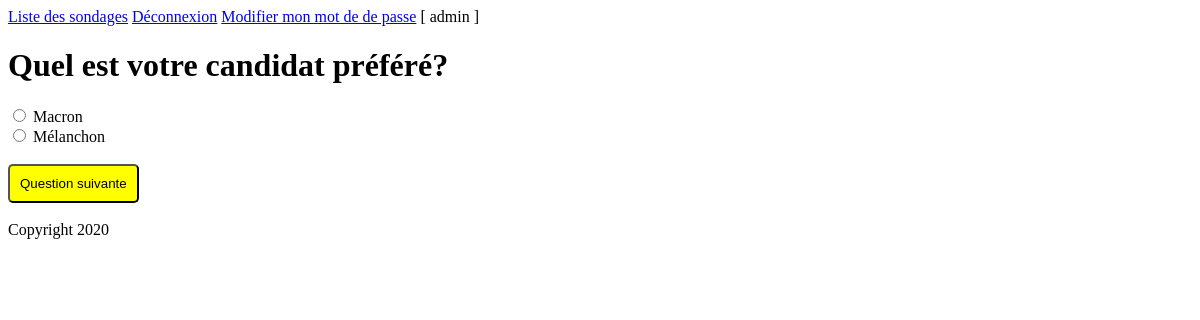
The app's page /repondre_sondage/1/0 (signed in) with its own data.
### appli/models.py (models this page shows, shortened)
class Question(models.Model):
    intitule = models.CharField(max_length=255)
    sondage = models.ForeignKey(Sondage, on_delete=models.CASCADE)
    proposition1 = models.CharField(max_length=255)
    proposition2 = models.CharField(max_length=255)
    proposition3 = models.CharField(max_length=255, blank=True)
    proposition4 = models.CharField(max_length=255, blank=True)

### appli/views.py (the view)
# urls.py: path('repondre_sondage/<int:id_sondage>/<int:id_question>', views.repondre_sondage, name='repondre_sondage'),
def repondre_sondage(request, id_sondage, id_question):
    sondage = Sondage.objects.filter(id=id_sondage).first()
    question = None
    for quest_act in sondage.question_set.all():
        if quest_act.id>id_question:
            question = quest_act
            break
    if question == None:
        return render(request, "repondre_sondage_fin.html", {'sondage': sondage})
    return render(request, "repondre_sondage.html", {'question': question})

### appli/templates/repondre_sondage.html (shortened to what this page needs)
{% extends 'TEMPLATE.html' %}
{% block body %}
    <h1>{{ question.intitule }}</h1>
    <form action="{% url 'enregistrer_reponse' %}" method="post">
        <input type="radio" name="choix" value="1">
        <label>{{ question.proposition1 }}</label>
        <br>
        <input type="radio" name="choix" value="2">
        <label>{{ question.proposition2 }}</label>
        <br>
        <br>
        <input type="submit" value="Question suivante">
    </form>
{% endblock %}

### appli/templates/TEMPLATE.html (shortened to what this page needs)
{% load static %}
<!DOCTYPE html>
<html lang="en">
<head>
    <link rel="stylesheet" type="text/css" href="{% static 'appli/sondage.css' %}">
</head>
<body>
    <nav>
        {% if user.is_authenticated %}
            <a href="{% url 'liste_sondages' %}">Liste des sondages</a>
            <a href="{% url 'deconnexion' %}">Déconnexion</a>
            <a href="{% url 'modifier_mdp_get' %}">Modifier mon mot de de passe</a>
            [ {{ user }} ]
        {% else %}
            <a href="{% url 'connexion_get' %}">Connexion</a>
            <a href="{% url 'inscription_get' %}">Inscription</a>
        {% endif %}
    </nav>
    <main>
        {% block body %}{% endblock %}
    </main>
    <footer>
     <br>   Copyright 2020
    </footer>
</body>
</html>

### appli/static/appli/sondage.css (style rules this page uses)
body { font-family: cursive; }
input[type=submit], select, input[type=text], input[type=password] { border-radius: 5px; background-color: yellow; padding: 10px; }

### records on screen
Question: intitule "Quel est votre candidat préféré?", proposition1 "Macron", proposition2 "Mélanchon"

### other values on screen
{{ user }} "admin"
